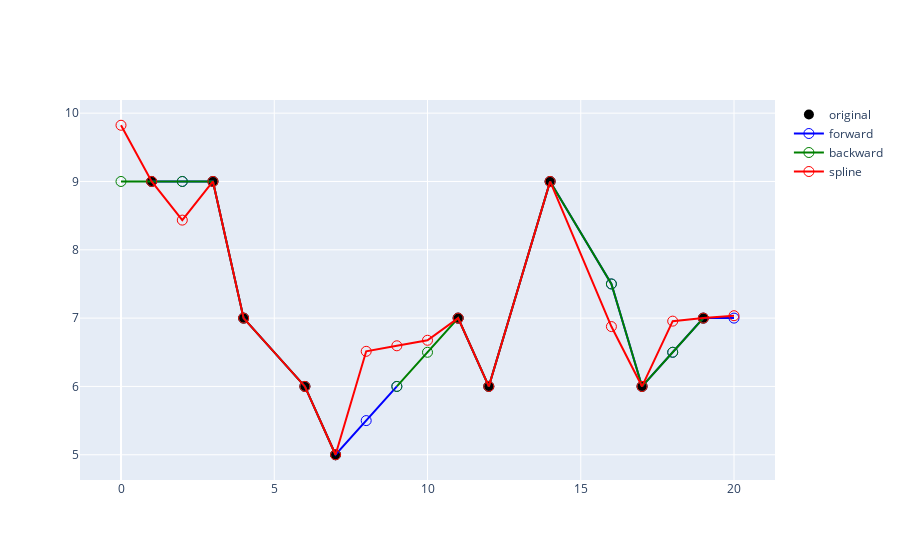

Here is the notebook cell this chart was saved with:
### Code cell
fig = go.Figure()

fig.add_trace(go.Scatter(x=data['Time'],y=data['Voltage'],name='original',
                         mode='markers',marker=dict(size=10,color='black')))
fig.add_trace(go.Scatter(x=data_int1['Time'],y=data_int1['Voltage'],name='forward',
                         mode='markers+lines',marker=dict(size=10,symbol='circle-open',color='blue')))
fig.add_trace(go.Scatter(x=data_int2['Time'],y=data_int2['Voltage'],name='backward',
                         mode='markers+lines',marker=dict(size=10,symbol='circle-open',color='green')))
fig.add_trace(go.Scatter(x=data_int3['Time'],y=data_int3['Voltage'],name='spline',
                         mode='markers+lines',marker=dict(size=10,symbol='circle-open',color='red')))
fig.show()

### Figure 1 — Plotly figure (JSON) as saved in the notebook; plotly's stock layout.template omitted (floating-point values rounded to 4 significant figures)
{"data": [{"marker": {"color": "black", "size": 10}, "mode": "markers", "name": "original", "type": "scatter", "x": [0, 1, 2, 3, 4, 6, 7, 8, 9, 10, 11, 12, 14, 16, 17, 18, 19, 20], "y": [null, 9, null, 9, 7, 6, 5, null, null, null, 7, 6, 9, null, 6, null, 7, null]}, {"marker": {"color": "blue", "size": 10, "symbol": "circle-open"}, "mode": "markers+lines", "name": "forward", "type": "scatter", "x": [0, 1, 2, 3, 4, 6, 7, 8, 9, 10, 11, 12, 14, 16, 17, 18, 19, 20], "y": [null, 9, 9, 9, 7, 6, 5, 5.5, 6, null, 7, 6, 9, 7.5, 6, 6.5, 7, 7]}, {"marker": {"color": "green", "size": 10, "symbol": "circle-open"}, "mode": "markers+lines", "name": "backward", "type": "scatter", "x": [0, 1, 2, 3, 4, 6, 7, 8, 9, 10, 11, 12, 14, 16, 17, 18, 19, 20], "y": [9, 9, 9, 9, 7, 6, 5, null, 6, 6.5, 7, 6, 9, 7.5, 6, 6.5, 7, null]}, {"marker": {"color": "red", "size": 10, "symbol": "circle-open"}, "mode": "markers+lines", "name": "spline", "type": "scatter", "x": [0, 1, 2, 3, 4, 6, 7, 8, 9, 10, 11, 12, 14, 16, 17, 18, 19, 20], "y": [9.823, 9, 8.434, 9, 7, 6, 5, 6.514, 6.595, 6.676, 7, 6, 9, 6.876, 6, 6.956, 7, 7.035]}], "layout": {}}
